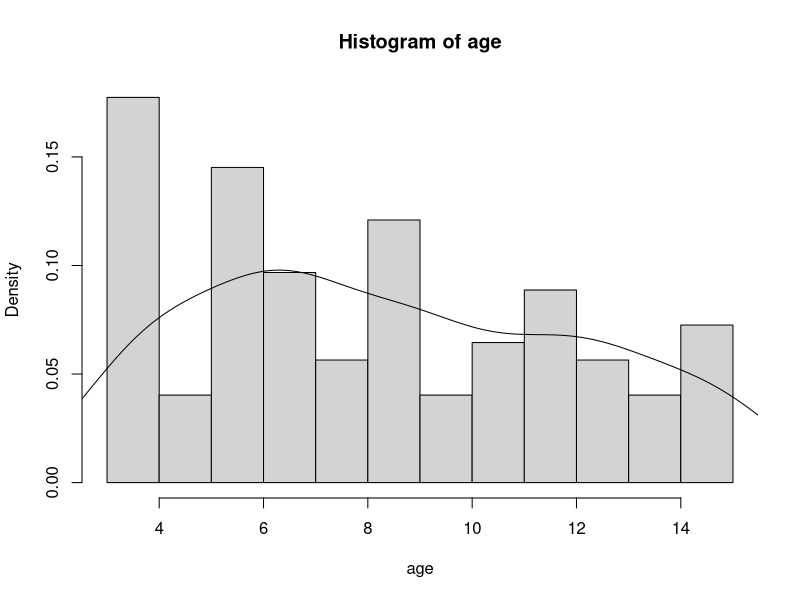
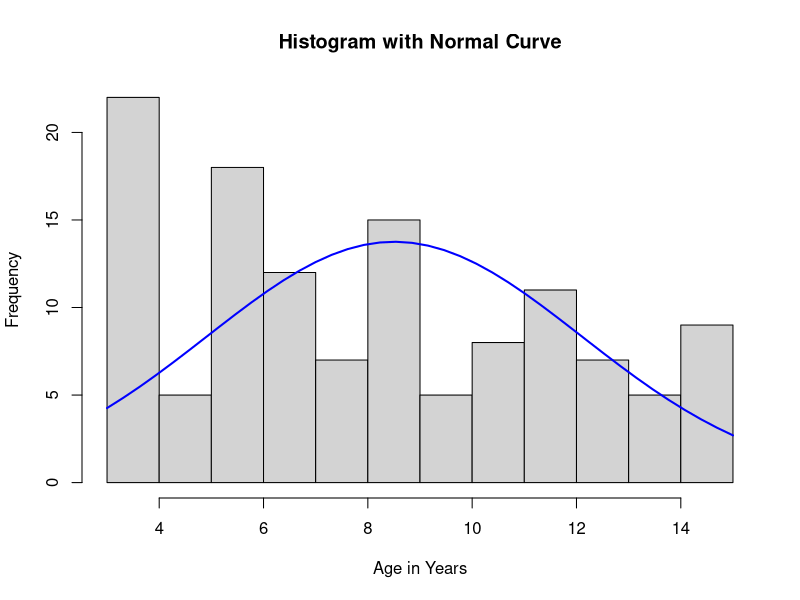
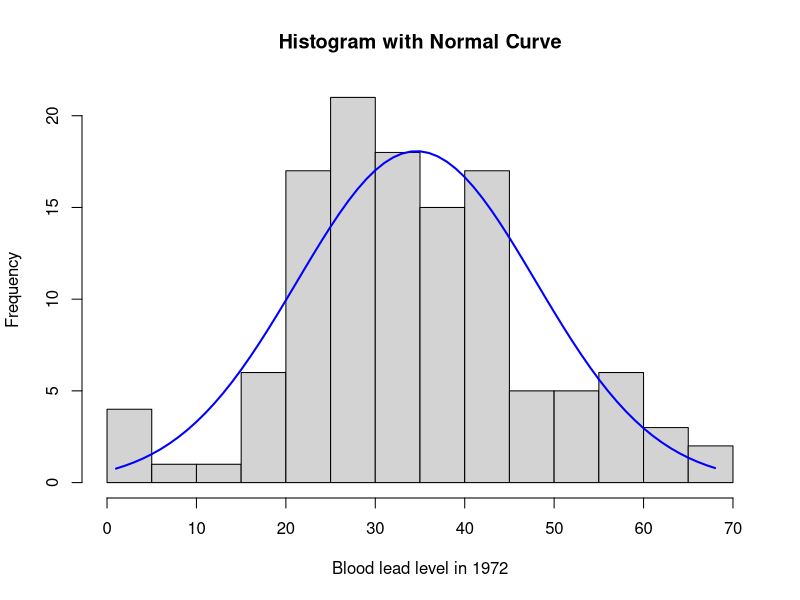
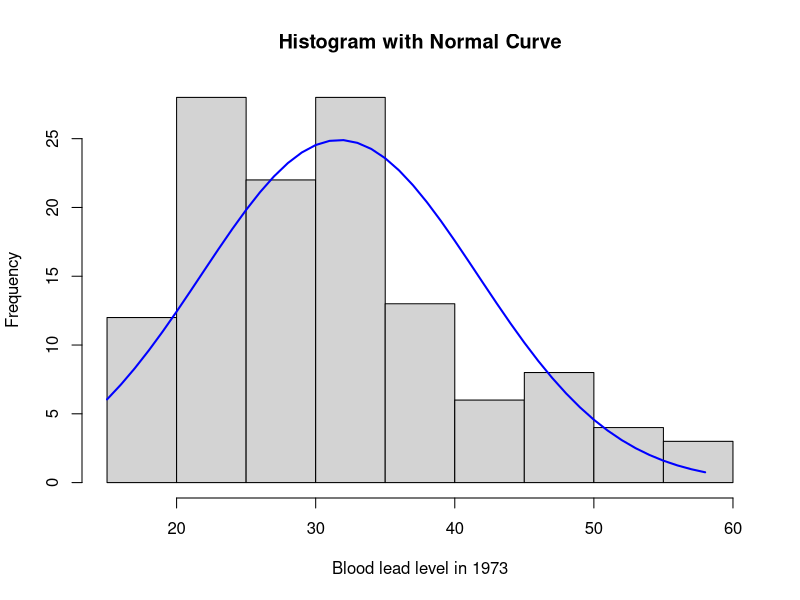
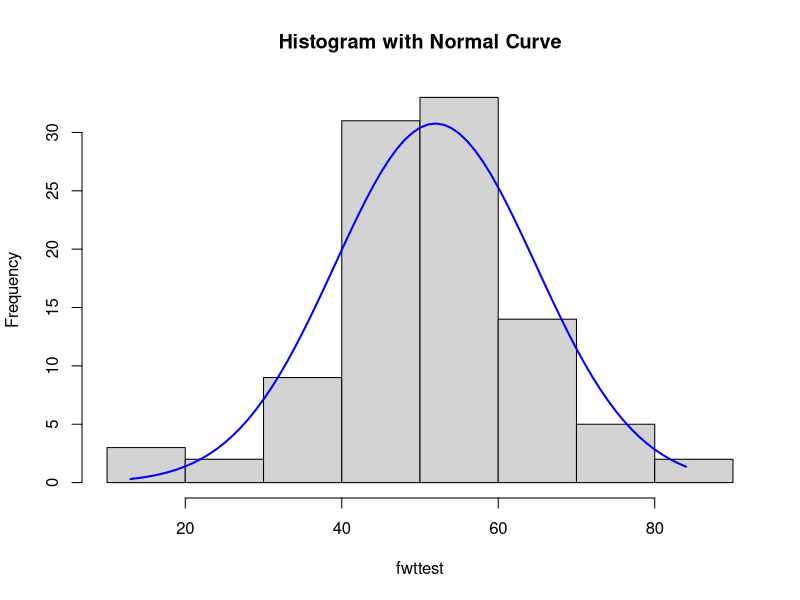
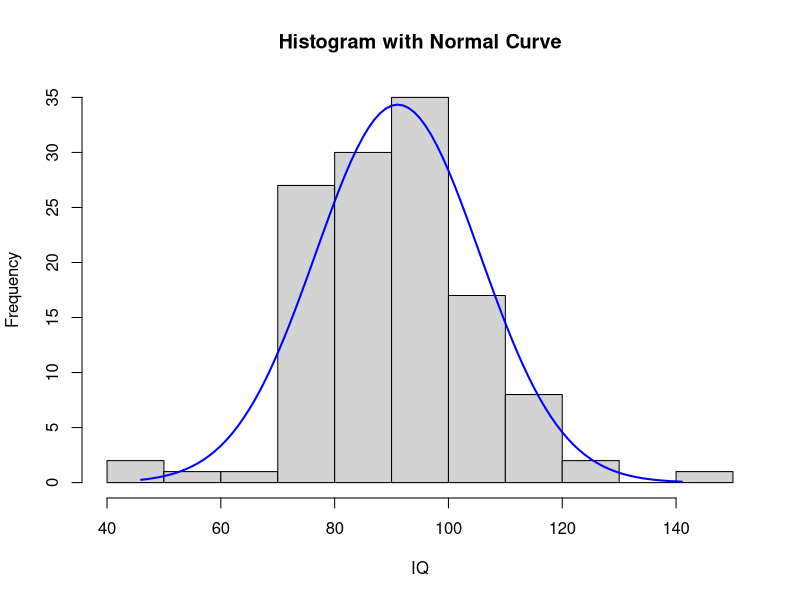
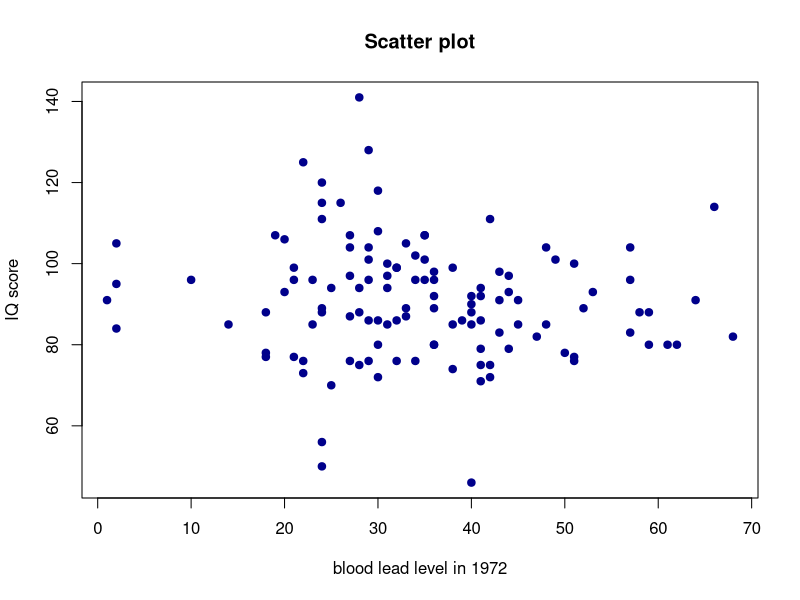
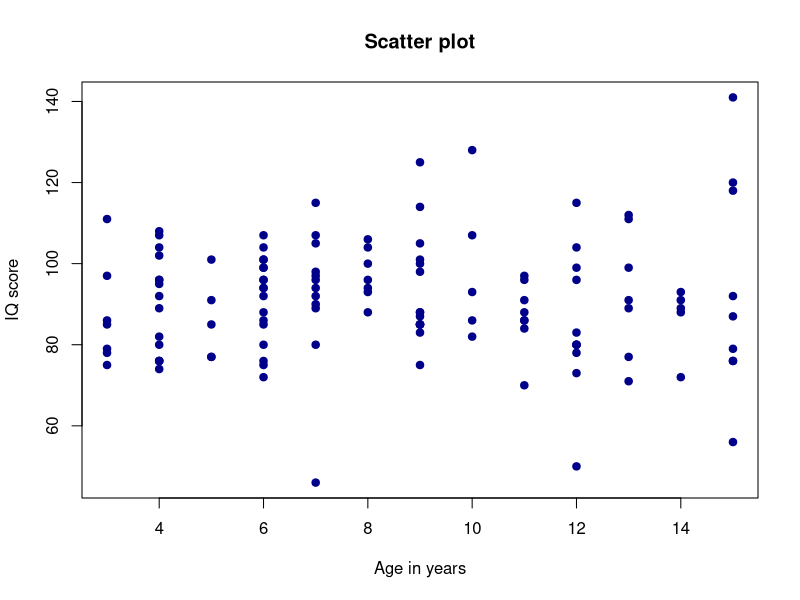

Source code (R) for these figures, in order:
## ---- chunk 1
knitr::opts_chunk$set(echo = TRUE)
## ---- chunk 2
if (!require(Hmisc)) {
    install.packages("Hmisc")
    require(Hmisc)
}
if (!require(MASS)) {
    install.packages("MASS")
    require(MASS)
}
## ---- chunk 3
# Create a new project and save the 'blood lead.csv' file in the project folder on your computer. 
bl <- read.csv("blood lead.csv")
attach(bl) # by doing this, you no longer need to use the $ operator when specifying variables - e.g. "bl$area" can now be written as simply "area"

### 
t1 <- table(area); print(t1)
prop.table(t1) 

t2 <- table(sex); print(t2)
prop.table(t2)

t3 <- table(fst2yrs); print(t3)
prop.table(t3)

# Draw a histogram of age - simple method:
hist(age, prob=TRUE, breaks=10) # showing density instead of frequencies and split into 10 age bins rather than defaults

lines(density(age)) #to plot density curve

# Add a Normal Curve instead - assign the histogram to 'h'

h<-hist(age, xlab="Age in Years", breaks = 10, main="Histogram with Normal Curve") # prob = T for density

xfit<-seq(min(age),max(age),length=40) 
yfit<-dnorm(xfit,mean=mean(age),sd=sd(age)) 
yfit <- yfit*diff(h$mids[1:2])*length(age) 
lines(xfit, yfit, col="blue", lwd=2)

# Omit any missing values
x1 <- na.omit(lead72)
h<-hist(x1, xlab="Blood lead level in 1972", breaks = 10, main="Histogram with Normal Curve")# for density

xfit<-seq(min(x1),max(x1)) 
yfit<-dnorm(xfit,mean=mean(x1),sd=sd(x1)) 
yfit <- yfit*diff(h$mids[1:2])*length(x1) 
lines(xfit, yfit, col="blue", lwd=2)

x1 <- na.omit(lead73) # Omits missing values 
h<-hist(x1, xlab="Blood lead level in 1973", breaks = 10, main="Histogram with Normal Curve")# for density

xfit<-seq(min(x1),max(x1)) 
yfit<-dnorm(xfit,mean=mean(x1),sd=sd(x1)) 
yfit <- yfit*diff(h$mids[1:2])*length(x1) 
lines(xfit, yfit, col="blue", lwd=2)

x1 <- na.omit(fwttest)
h<-hist(x1, xlab="fwttest", breaks = 10, main="Histogram with Normal Curve")# for density

xfit<-seq(min(x1),max(x1)) 
yfit<-dnorm(xfit,mean=mean(x1),sd=sd(x1)) 
yfit <- yfit*diff(h$mids[1:2])*length(x1) 
lines(xfit, yfit, col="blue", lwd=2)

x1 <- na.omit(iq)
h<-hist(x1, xlab="IQ", breaks = 10, main="Histogram with Normal Curve")# for density

xfit<-seq(min(x1),max(x1)) 
yfit<-dnorm(xfit,mean=mean(x1),sd=sd(x1)) 
yfit <- yfit*diff(h$mids[1:2])*length(x1) 
lines(xfit, yfit, col="blue", lwd=2)
## ---- chunk 4
#First install the Hmisc package in R before this step
library(Hmisc)
rcorr(as.matrix(bl), type = "pearson")

# draw scatterplots if IQ vs lead71 and IQ vs age, and label the axes
plot(lead72, iq, xlab = "blood lead level in 1972", ylab = "IQ score", col = "dark blue", pch = 19, main = "Scatter plot")
plot(age, iq, xlab = "Age in years", ylab = "IQ score", col = "dark blue", pch = 19, main = "Scatter plot")

#ttest
t.test(iq~sex, var.equal = T)
t.test(iq~area, var.equal = T)

# MLR
area <- as.factor(area)
mlr <- lm(iq ~ lead72 + age + sex+ area + fst2yrs)
summary(mlr)

#diagnostics
plot(mlr)
library(MASS)
sresid <- studres(mlr)
hist(sresid, prob = T, main = "Distribution of Studentized Residuals")
xfit<-seq(min(sresid),max(sresid),length=40) 
yfit<-dnorm(xfit) 
lines(xfit, yfit, col = "dark blue", lwd = 2)
plot(predict(mlr), sresid, xlab = "Linear Predictions", ylab = "Residuals", col = "dark blue", pch = 19)
abline(h = 0, col = "red", lwd = 2)
## ---- chunk 5
area<-as.factor(area)
mlr<-lm(iq~lead72+age+sex+area+fst2yrs)
summary(mlr)

# To obtain the 95% confidence intervals: 
confint(mlr)
## ---- chunk 6
plot(mlr)
## ---- chunk 7
# Install the MASS package before this step
library(MASS)
sresid <- studres(mlr)


hist(sresid, prob = T, main = "Distribution of Studentized Residuals")
xfit<- seq(min(sresid),max(sresid),length=40) 
yfit<-dnorm(xfit) 
lines(xfit, yfit, col = "dark blue", lwd = 2)


plot(predict(mlr), sresid, xlab = "Linear Predictions", ylab = "Residuals", col = "dark blue", pch = 19)
abline(h = 0, col = "red", lwd = 2)
